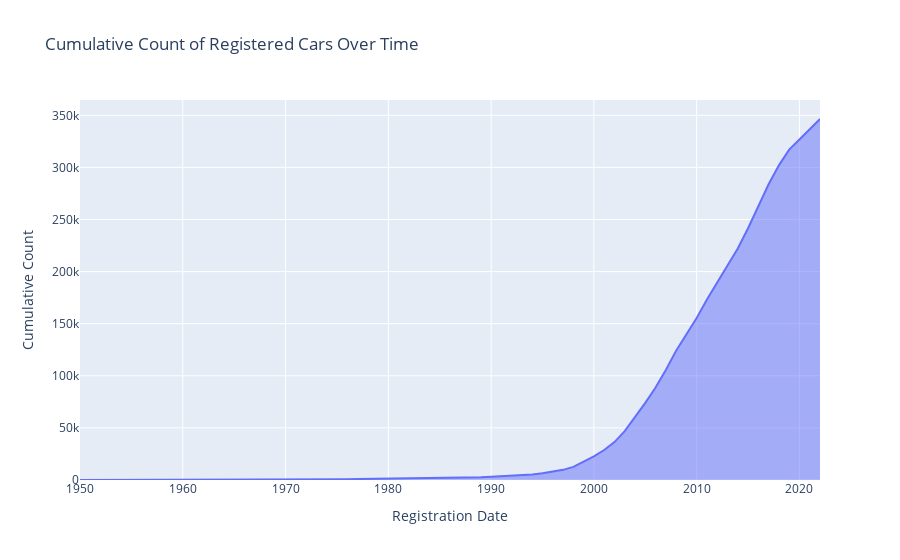

Notebook source saved alongside this figure:
### Code cell
import plotly.graph_objects as go

# Prepare the data for the stacked area chart
registration_dates = pd.to_datetime(cars['B-Datum prve registracije vozila'], format='%d.%m.%Y')
registration_years = registration_dates.dt.year

years = filter(lambda x: x >= 1950, registration_years)
years = collections.Counter(years)
years = dict(sorted(years.items()))

cumulative_counts = []
cumulative_count = 0
for year, count in years.items():
    cumulative_count += count
    cumulative_counts.append(cumulative_count)

# Reverse the order of cumulative counts
cumulative_counts = cumulative_counts[::-1]

# Reverse the order of years
years = list(years.keys())[::-1]

# Create the stacked area chart
fig = go.Figure(data=[go.Scatter(x=years, y=cumulative_counts, mode='lines', stackgroup='one')])

# Customize the chart layout
fig.update_layout(
    title='Cumulative Count of Registered Cars Over Time',
    xaxis_title='Registration Date',
    yaxis_title='Cumulative Count',
)

# Show the stacked area chart
fig.show()

### Figure 1 — Plotly figure (JSON) as saved in the notebook; plotly's stock layout.template omitted (floating-point values rounded to 4 significant figures)
{"data": [{"mode": "lines", "stackgroup": "one", "type": "scatter", "x": [2022, 2021, 2020, 2019, 2018, 2017, 2016, 2015, 2014, 2013, 2012, 2011, 2010, 2009, 2008, 2007, 2006, 2005, 2004, 2003, 2002, 2001, 2000, 1999, 1998, 1997, 1996, 1995, 1994, 1993, 1992, 1991, 1990, 1989, 1988, 1987, 1986, 1985, 1984, 1983, 1982, 1981, 1980, 1979, 1978, 1977, 1976, 1975, 1974, 1973, 1972, 1971, 1970, 1969, 1968, 1967, 1966, 1965, 1964, 1963, 1962, 1961, 1960, 1959, 1958, 1957, 1956, 1955, 1954, 1953, 1952, 1951, 1950], "y": [346448, 336371, 326823, 317082, 301954, 283780, 262398, 241560, 222112, 205350, 189371, 173125, 155435, 139170, 123963, 105603, 88827, 74079, 60113, 46844, 36364, 28767, 22723, 17428, 12584, 9754, 7945, 6478, 5353, 4673, 4029, 3630, 3081, 2594, 2331, 2094, 1871, 1735, 1593, 1469, 1381, 1289, 1197, 1118, 1005, 904, 744, 422, 371, 323, 285, 247, 212, 167, 144, 112, 92, 77, 65, 51, 47, 44, 34, 32, 28, 25, 24, 22, 17, 16, 9, 7, 1]}], "layout": {"title": {"text": "Cumulative Count of Registered Cars Over Time"}, "xaxis": {"title": {"text": "Registration Date"}}, "yaxis": {"title": {"text": "Cumulative Count"}}}}
